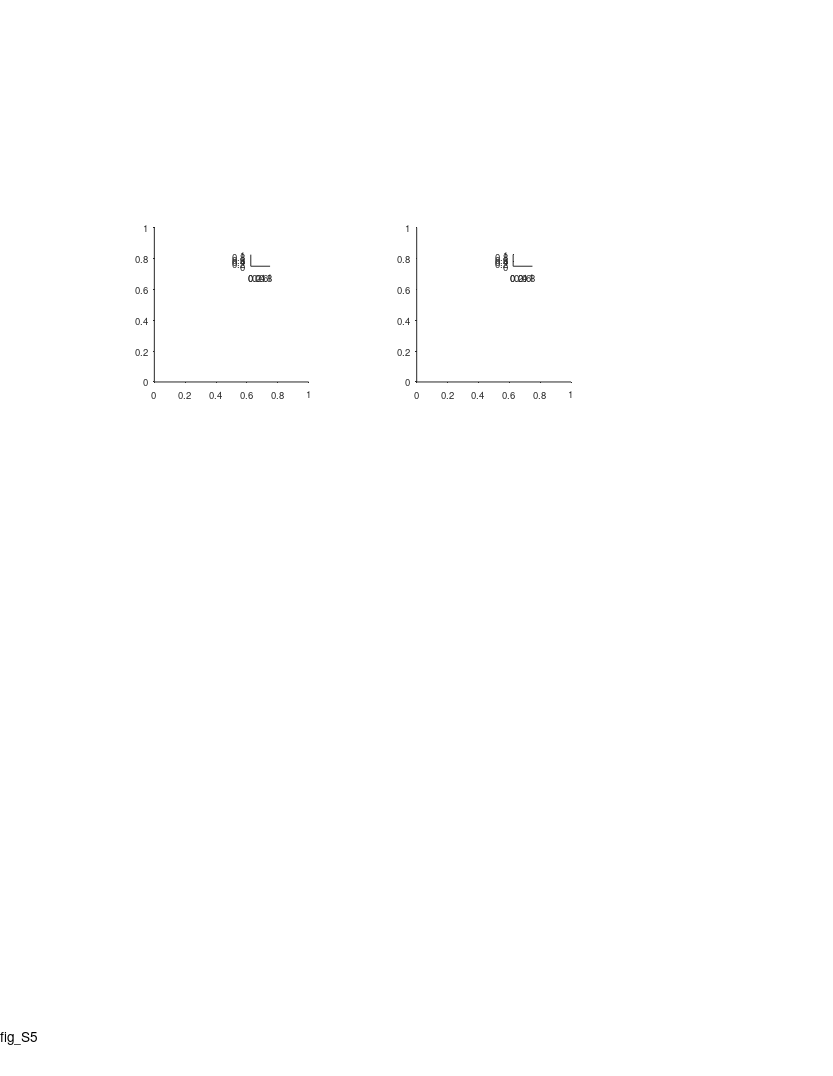

MATLAB code to generate this figure: (Note: this script raises an error after producing the figure.)
%% Large Scale - supp fig - comparing the two arms

%%
clear 
clc

%% plotting options
% yscale_opt = 'linear';
yscale_opt = 'log';

%% define output files
res_dir = 'L:\paper_figures';
mkdir(res_dir)
fig_name_str = 'fig_S5';
fig_caption_str = 'compare firing patterns between the two arms (long vs. short)';
log_name_str = [fig_name_str '_log_file' '.txt'];
log_name_str = strrep(log_name_str , ':', '-');
log_name_str = strrep(log_name_str , ' ', '_');
log_name_out = fullfile(res_dir, log_name_str);

%% open log file
diary off
diary(log_name_out)
diary on
disp('Log file');
disp(['created: ', datestr(clock)]);
disp('======================================================');
disp([fig_name_str ':' fig_caption_str]);
disp('======================================================');
disp('');

%% create figure
% =========================================================================
% figure_size_cm = [21.0 29.7]; % ~A4
figure_size_cm = [21.6 27.9]; % ~US letter
figure ;
% Some WYSIWYG options:
set(gcf,'DefaultAxesFontSize',7);
set(gcf,'DefaultAxesFontName','helvetica');
set(gcf,'DefaultAxesUnits','centimeters');
set(gcf,'PaperType','usletter')
% set(gcf,'PaperType','<custom>');
set(gcf,'PaperUnits','centimeters','PaperPosition',[0 0 figure_size_cm]);
set(gcf,'PaperOrientation','portrait');
set(gcf,'Units','centimeters','Position',get(gcf,'paperPosition')+[0 0 0 0]); % position on screen...
set(gcf, 'Renderer', 'painters');
set(groot, 'defaultAxesTickDir', 'out');
set(groot,  'defaultAxesTickDirMode', 'manual');
annotation('textbox', [0.5 1 0 0], 'String',fig_name_str, 'HorizontalAlignment','center','Interpreter','none', 'FitBoxToText','on');
pause(0.2); % workaround to solve matlab automatically changing the axes positions...

% create panels
panels_size = [4 4];
panel_A = axes('position', [ 4    18 panels_size]);
panel_B = axes('position', [10.8  18 panels_size]);
panel_A_legend = axes('position', [ 6.5 21 0.5 0.3]);
panel_B_legend = axes('position', [13.3   21 0.5 0.3]);
% panel_A(1) = axes('position', [ 4   18 panels_size]);
% panel_A(2) = axes('position', [ 4   13 panels_size]);
% panel_A(3) = axes('position', [ 4    8 panels_size]);
% panel_B(1) = axes('position', [10.5 18 panels_size]);
% panel_B(2) = axes('position', [10.5 13 panels_size]);
% panel_B(3) = axes('position', [10.5  8 panels_size]);
% panel_A_legend(1) = axes('position', [ 6.5 20.5 0.5 0.3]);
% panel_A_legend(2) = axes('position', [ 6.5 15.5 0.5 0.3]);
% panel_A_legend(3) = axes('position', [ 6.5 10.5 0.5 0.3]);
% panel_B_legend(1) = axes('position', [12.5 20.5 0.5 0.3]);
% panel_B_legend(2) = axes('position', [12.5 15.5 0.5 0.3]);
% panel_B_legend(3) = axes('position', [12.5 10.5 0.5 0.3]);

%% load population data
% =========================================================================
prm = PARAMS_GetAll();
cells_t = DS_get_cells_summary();
bats = [79,148,34,9861,2289];
cells_t(~ismember(cells_t.bat, bats ),:) = [];
cells = cellfun(@(c)(cell_load_data(c,'details')), cells_t.cell_ID, 'UniformOutput',0);
cells = [cells{:}];
cells = [cells.details];
cells(~contains({cells.brain_area}, 'CA1')) = [];
cells(~ismember([cells.ClusterQuality], [2])) = [];
cells = cellfun(@(c)(cell_load_data(c,'details','meanFR')), {cells.cell_ID}, 'UniformOutput',0);
cells = [cells{:}];
cells_details = [cells.details];
cells_ID = {cells_details.cell_ID};
meanFR = [cells.meanFR];
cells_ID([meanFR.all]>prm.inclusion.interneuron_FR_thr)=[];
clear cells stats cells_details cells_t
cells = cellfun(@(c)(cell_load_data(c,'details','stats','meanFR','stats','inclusion','signif','fields','FR_map','Ipos')), cells_ID, 'UniformOutput',0);
cells = [cells{:}];
whos cells

%% load LM data
exp_ID = 'b2289_d180615';
exp = exp_load_data(exp_ID,'LM');
LM = exp.LM;
% LM( contains({LM.name},{'ball','enter'}) ) = [];
turn_point_LM = LM( contains({LM.name},{'turn-point'}) );

%% panel A - Arrange data - compare fields size between short/long arms
fields_size = builtin('cell',length(cells),2);
for ii_dir = 1:2
    for ii_cell = 1:length(cells)
        cell = cells(ii_cell);
        if ~cell.signif(ii_dir).TF % check signif per direction
            continue;
        end
        fields = cell.fields{ii_dir};
        fields([fields.in_low_speed_area]) = []; % remove fields in low speed area
        pos = [fields.loc];
        width = [fields.width_prc];
        pos_thr = turn_point_LM.pos_proj;
        IX1 = pos <  pos_thr;
        IX2 = pos >= pos_thr;
        fields_size{ii_cell,ii_dir,1} = width(IX1);
        fields_size{ii_cell,ii_dir,2} = width(IX2);
    end
end
nFields = cellfun(@length, fields_size);
nFields(nFields==0) = nan;

%% panel A - plot (per direction)
% % % % for ii_dir = 1:2
% % % %     axes(panel_A(ii_dir));
% % % %     cla
% % % %     hold on
% % % %     
% % % %     x1 = [fields_size{:,ii_dir,1}];
% % % %     x2 = [fields_size{:,ii_dir,2}];
% % % %     
% % % %     c = prm.graphics.colors.flight_directions{ii_dir};
% % % %     nBins = 15;
% % % %     h1 = histogram( x1 );
% % % %     h1.NumBins = nBins;
% % % %     h1.Normalization = 'pdf';
% % % %     h1.DisplayStyle = 'stairs';
% % % %     h1.EdgeColor = c;
% % % %     h1.LineWidth = 2; % long arm
% % % %     h2 = histogram( x2 );
% % % %     h2.NumBins = nBins;
% % % %     h2.Normalization = 'pdf';
% % % %     h2.DisplayStyle = 'stairs';
% % % %     h2.EdgeColor = c;
% % % %     h2.LineWidth = 1; % short arm
% % % %     [H,P_KS,KSSTAT] = kstest2(x1,x2);
% % % %     text(1,0.9,sprintf('P_{KS} = %.2f',P_KS),'Units','normalized','HorizontalAlignment','right','VerticalAlignment','top','FontSize',7);
% % % % %     P_ranksum = ranksum(x1,x2);
% % % % %     text(1,0.85,sprintf('P_{Wilc}=%.2f',P_ranksum),'Units','normalized','HorizontalAlignment','right','VerticalAlignment','top','FontSize',7);
% % % %     ha=gca;
% % % %     ha.YLim(1) = 6e-4;
% % % %     ha.YScale = yscale_opt;
% % % %     ha.XRuler.TickLabelGapOffset = -1;
% % % %     ha.TickLength = [0.03 0.03];
% % % % %     title("dir "+ii_dir);
% % % %     xlabel('Field size (m)', 'Units','normalized','Position',[0.5 -0.12]);
% % % %     ylabel('Probability', 'Units','normalized','Position',[-0.20 0.5]);
% % % % end
% % % % axes(panel_A(1));
% % % % text(-0.3,1.15, 'A', 'Units','normalized','FontWeight','bold');

%% add direction arrows
% arrow_vec = 0.025*[-1 1] + 0.29;
% arrow_y = 0.83*[1 1];
% clear h
% h(1)=annotation('arrow',      arrow_vec , arrow_y-0.01, 'Color', prm.graphics.colors.flight_directions{1});
% h(2)=annotation('arrow', flip(arrow_vec), arrow_y-0.2,      'Color', prm.graphics.colors.flight_directions{2});
% [h.HeadWidth] = disperse([5 5]);
% [h.HeadLength] = disperse([5 5]);

%% legend for long/short arms
% % % for ii_dir = 1:2
% % %     axes(panel_A_legend(ii_dir));
% % %     cla
% % %     hold on
% % %     plot([1 2], [2 2], 'Color', prm.graphics.colors.flight_directions{ii_dir}, 'LineWidth', 2); % long arm
% % %     plot([1 2], [1 1], 'Color', prm.graphics.colors.flight_directions{ii_dir}, 'LineWidth', 1); % shorty arm
% % %     xlim([0.5 2.5])
% % %     text(2.5, 1, 'Short arm', 'HorizontalAlignment','left','VerticalAlignment','middle','FontSize',7);
% % %     text(2.5, 2, 'Long arm',  'HorizontalAlignment','left','VerticalAlignment','middle','FontSize',7);
% % %     set(gca,'visible','off');
% % % end

%% panel A - plot (directions pooled)
axes(panel_A);
cla
hold on
text(-0.3,1.15, 'A', 'Units','normalized','FontWeight','bold');
x1 = [fields_size{:,:,1}];
x2 = [fields_size{:,:,:}];
x1(isnan(x1))=[];
x2(isnan(x2))=[];
c = [0 0 0];
nBins = 15;
h1 = histogram( x1 );
h1.NumBins = nBins;
h1.Normalization = 'pdf';
h1.DisplayStyle = 'stairs';
h1.EdgeColor = c;
h1.LineWidth = 2;
h2 = histogram( x2 );
h2.NumBins = nBins;
h2.Normalization = 'pdf';
h2.DisplayStyle = 'stairs';
h2.EdgeColor = c;
h2.LineWidth = 1;
[H,P_KS,KSSTAT] = kstest2(x1,x2,'Tail','unequal');
text(1,1.05,sprintf('P_{KS} = %.2f',P_KS),'Units','normalized','HorizontalAlignment','right','VerticalAlignment','top','FontSize',7);
% P_ranksum = ranksum(x1,x2);
% text(1,0.85,sprintf('P_{Wilc}=%.3f',P_ranksum),'Units','normalized','HorizontalAlignment','right','VerticalAlignment','top','FontSize',7);
ha=gca;
ha.YLim = [0.6e-3 0.2];
ha.YScale = yscale_opt;
ha.XRuler.TickLabelGapOffset = -1;
ha.TickLength = [0.03 0.03];
ha.YTick = 10.^[-3 -2 -1];
ha.YTickLabel = {'10^{ -3}'; '10^{ -2}'; '10^{ -1}';};
xlabel('Field size (m)', 'Units','normalized','Position',[0.5 -0.14]);
ylabel('Probability', 'Units','normalized','Position',[-0.20 0.5]);

%% legend for long/short arms
axes(panel_A_legend);
cla
hold on
plot([1 2], [2 2], 'Color', 'k', 'LineWidth', 2, 'Clipping', 'off'); % long arm
plot([1 2], [1 1], 'Color', 'k', 'LineWidth', 1, 'Clipping', 'off'); % shorty arm
xlim([0.5 2.5])
text(2.5, 2, 'Long arm',  'HorizontalAlignment','left','VerticalAlignment','middle','FontSize',7);
text(2.5, 1, 'Entire tunnel', 'HorizontalAlignment','left','VerticalAlignment','middle','FontSize',7);
set(gca,'visible','off');


%% field size ratio - from fields only in the long arm
% ------------------------------------------------------------------------
LS_field_ratio_all = nan(1,length(cells));
LS_field_ratio_all2 = nan(1,length(cells)); % just to double check we did it correctly as in cell_calc_stats
LS_field_ratio_all_long  = nan(1,length(cells));
LS_field_ratio_all_short = nan(1,length(cells));
LS_field_ratio_dir_long = nan(2,length(cells));
LS_field_ratio_dir_short = nan(2,length(cells));
pos_thr = turn_point_LM.pos_proj;
for ii_cell = 1:length(cells)
    cell = cells(ii_cell);
    
    %% pooled stats - check at least one direction is signif
    if any([cell.signif.TF])
        LS_field_ratio_all(ii_cell) = cell.stats.all.field_ratio_LS;
        fields=[];
        for ii_dir = 1:2
            if cell.signif(ii_dir).TF 
                fields_to_add = cell.fields{ii_dir};
                % workaround to solve the problem that sometimes I don't have the
                % field 'overlap_edges'... maybe change that in 'cell_calc_fields'...
                if isfield(fields_to_add,'overlap_edges')
                    fields_to_add = rmfield(fields_to_add,'overlap_edges');
                end
                fields = [fields fields_to_add];
            end
        end
        fields([fields.in_low_speed_area])=[];
        IX1 = [fields.loc] <  pos_thr;
        IX2 = [fields.loc] >= pos_thr;
        long_arm_fields = fields(IX1);
        short_arm_fields = fields(IX2);
        if length(long_arm_fields) >= 2
            LS_field_ratio_all_long(ii_cell) = max([long_arm_fields.width_prc]) / min([long_arm_fields.width_prc]);
        end
        if length(short_arm_fields) >= 2
            LS_field_ratio_all_short(ii_cell) = max([short_arm_fields.width_prc]) / min([short_arm_fields.width_prc]);
        end
        if length(fields) >= 2
            LS_field_ratio_all2(ii_cell) = max([fields.width_prc]) / min([fields.width_prc]);
        end
    end
    
    %% per dir stats - check signif per direction
    for ii_dir = 1:2
        if cell.signif(ii_dir).TF 
            fields = cell.fields{ii_dir};
            fields([fields.in_low_speed_area])=[];
            IX1 = [fields.loc] <  pos_thr;
            IX2 = [fields.loc] >= pos_thr;
            long_arm_fields = fields(IX1);
            short_arm_fields = fields(IX2);
            if length(long_arm_fields) >= 2
                LS_field_ratio_dir_long(ii_dir,ii_cell) = max([long_arm_fields.width_prc]) / min([long_arm_fields.width_prc]);
            end
            if length(short_arm_fields) >= 2
                LS_field_ratio_dir_short(ii_dir,ii_cell) = max([short_arm_fields.width_prc]) / min([short_arm_fields.width_prc]);
            end
        end
    end
end

%% panel B - plot (per direction)
% % % for ii_dir = 1:2
% % %     axes(panel_B(ii_dir));
% % %     cla
% % %     hold on
% % % 
% % %     x1=LS_field_ratio_dir_long(ii_dir,:);
% % %     x2=LS_field_ratio_dir_short(ii_dir,:);
% % %     x1(isnan(x1))=[];
% % %     x2(isnan(x2))=[];
% % % 
% % %     nBinEdges = 9;
% % %     edges = logspace(0,log10(25),nBinEdges);
% % %     c = prm.graphics.colors.flight_directions{ii_dir};
% % %     h1=histogram(x1);
% % %     h1.BinEdges = edges;
% % %     h1.Normalization = 'pdf';
% % %     h1.DisplayStyle = 'stairs';
% % %     h1.EdgeColor = c;
% % %     h1.LineWidth = 2; % long arm
% % %     h2=histogram(x2);
% % %     h2.BinEdges = edges;
% % %     h2.Normalization = 'pdf';
% % %     h2.DisplayStyle = 'stairs';
% % %     h2.EdgeColor = c;
% % %     h2.LineWidth = 1; % short arm
% % % 
% % %     [H,P_KS,KSSTAT] = kstest2(x1, x2, 'Tail','unequal');
% % %     text(1,1,sprintf('P_{KS} = %.3f',P_KS),'Units','normalized','HorizontalAlignment','right','VerticalAlignment','top','FontSize',7);
% % % %     P_ranksum = ranksum(x1,x2);
% % % %     text(1,0.95,sprintf('P_{Wilc}=%.3f',P_ranksum),'Units','normalized','HorizontalAlignment','right','VerticalAlignment','top','FontSize',7);
% % % 
% % %     ha=gca;
% % %     ha.YScale = yscale_opt;
% % %     % ha.YScale = 'linear';
% % %     ha.XScale = 'log';
% % %     ha.XLim = [0 27];
% % %     ha.XTick = [1 2 5 10 20];
% % %     ha.YLim = [3e-4 1.2];
% % %     ha.YTick = 10.^[-3 -2 -1];
% % %     ha.YTickLabel = {'10^{ -3}'; '10^{ -2}'; '10^{ -1}';};
% % %     ha.TickDir='out';
% % %     ha.TickLength = [0.03 0.03];
% % %     ha.XRuler.TickLabelGapMultiplier = -0.35;
% % %     ha.YRuler.TickLabelGapMultiplier = 0.001;
% % %     xlabel({'Field size ratio';'largest/smallest'},'Units','normalized','Position',[0.5 -0.12]);
% % %     ylabel('Probability','Units','normalized','Position',[-0.18 0.5]);
% % % 
% % %     % add legend
% % %     axes(panel_B_legend);
% % %     cla
% % %     hold on
% % %     plot([1 2], [2 2], 'Color', 'k', 'LineWidth', 2,'Clipping','off'); % long arm
% % %     plot([1 2], [1 1], 'Color', 'k', 'LineWidth', 1,'Clipping','off'); % shorty arm
% % %     xlim([0.5 2.5])
% % %     ylim([0 1])
% % %     text(2.5, 1, 'Short arm', 'HorizontalAlignment','left','VerticalAlignment','middle','FontSize',7);
% % %     text(2.5, 2, 'Long arm',  'HorizontalAlignment','left','VerticalAlignment','middle','FontSize',7);
% % %     set(gca,'visible','off');
% % % end
% % % axes(panel_B(1));
% % % text(-0.3,1.15, 'B', 'Units','normalized','FontWeight','bold');

%% panel B - plot (directions pooled)
axes(panel_B);
cla
hold on
text(-0.28,1.15, 'B', 'Units','normalized','FontWeight','bold');

x1=LS_field_ratio_all_long;
x2=LS_field_ratio_all;
x1(isnan(x1))=[];
x2(isnan(x2))=[];

nBinEdges = 9;
edges = logspace(0,log10(25),nBinEdges);
c = [0 0 0];
h1=histogram(x1);
h1.BinEdges = edges;
h1.Normalization = 'pdf';
h1.DisplayStyle = 'stairs';
h1.EdgeColor = c;
h1.LineWidth = 2; % long arm
h2=histogram(x2);
h2.BinEdges = edges;
h2.Normalization = 'pdf';
h2.DisplayStyle = 'stairs';
h2.EdgeColor = c;
h2.LineWidth = 1; % short arm

[H,P_KS,KSSTAT] = kstest2(x1, x2, 'Tail','unequal');
text(1,1.05,sprintf('P_{KS} = %.2f',P_KS),'Units','normalized','HorizontalAlignment','right','VerticalAlignment','top','FontSize',7);
% P_ranksum = ranksum(x1,x2);
% text(1,0.95,sprintf('P_{Wilc}=%.3f',P_ranksum),'Units','normalized','HorizontalAlignment','right','VerticalAlignment','top','FontSize',7);

ha=gca;
ha.YScale = yscale_opt;
% ha.YScale = 'linear';
ha.XScale = 'log';
ha.XLim = [0 27];
ha.XTick = [1 2 5 10 20];
ha.YLim = [3e-4 1.2];
ha.YTick = 10.^[-3 -2 -1];
ha.YTickLabel = {'10^{ -3}'; '10^{ -2}'; '10^{ -1}';};
ha.TickDir='out';
ha.TickLength = [0.03 0.03];
ha.XRuler.TickLabelGapOffset = -1;
xlabel({'Field size ratio';'largest/smallest'},'Units','normalized','Position',[0.5 -0.12]);
ylabel('Probability','Units','normalized','Position',[-0.2 0.5]);

%% add legend
axes(panel_B_legend);
cla
hold on
plot([1 2], [2 2], 'Color', 'k', 'LineWidth', 2,'Clipping','off'); % long arm
plot([1 2], [1 1], 'Color', 'k', 'LineWidth', 1,'Clipping','off'); % shorty arm
xlim([0.5 2.5])
text(2.5, 2, 'Long arm',  'HorizontalAlignment','left','VerticalAlignment','middle','FontSize',7);
text(2.5, 1, 'Entire tunnel', 'HorizontalAlignment','left','VerticalAlignment','middle','FontSize',7);
set(gca,'visible','off');

%% print/save the figure
fig_name_out = fullfile(res_dir, sprintf('%s_yscale_%s',fig_name_str,yscale_opt));
print(gcf, fig_name_out, '-dpdf', '-cmyk', '-painters');
% print(gcf, fig_name_out, '-dtiff', '-cmyk', '-painters');
% saveas(gcf , fig_name_out, 'fig');
disp('figure was successfully saved to pdf/tiff/fig formats');
